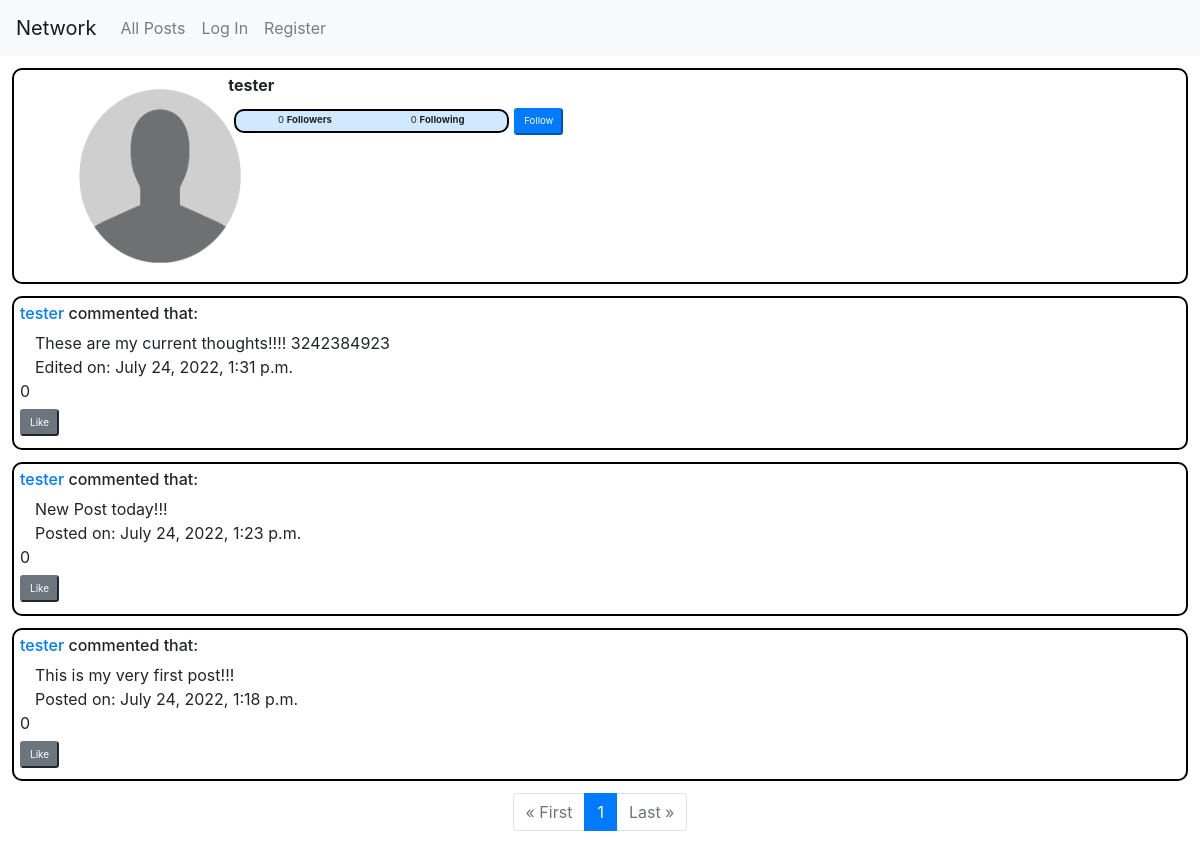
The app's page /profile/3, older data.
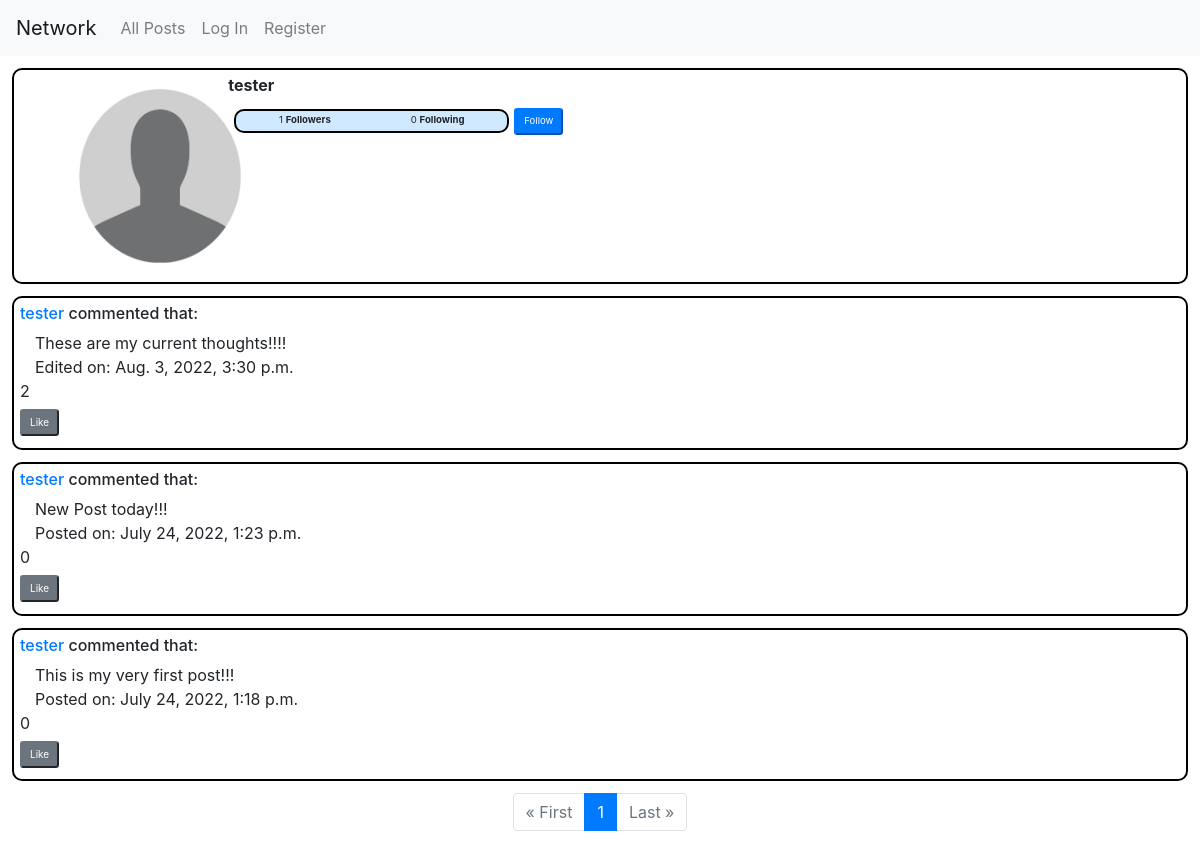
The same page, newer data.
### network/models.py (models this page shows, shortened)
class User(AbstractUser):
    id = models.BigAutoField(primary_key=True)
    following_list = models.ManyToManyField("self", symmetrical=False, blank=True, related_name="Followers")

class Post(models.Model):
    post_id = models.BigAutoField(primary_key=True)
    post_content = models.TextField()
    post_timestamp = models.DateTimeField(auto_now_add=True, verbose_name="Post_Created")
    post_edited = models.BooleanField(default=False)
    post_edited_timestamp = models.DateTimeField(auto_now=True, verbose_name="Post_Edited", null=True, blank=True)    # Only updated for Model.save(). May be empty as may not be edited
    post_num_likes = models.IntegerField(default=0)
    post_likes_list = models.ManyToManyField(User, related_name="Posts_Liked")
    user = models.ForeignKey(User, on_delete=models.CASCADE, related_name="Author")
    class Meta:
        ordering = ['-post_timestamp']

### network/views.py (the view)
# urls.py: path("profile/<int:profile_id>", views.profile, name="profile"),
def profile(request, profile_id):
    requested_profile = UserProfile.objects.filter(profile_id=profile_id)
    requested_user = requested_profile[0]
    requested_user = requested_user.user
    current_user = request.user
    if request.method == "POST":
        current_user_following_list = current_user.following_list
        if request.POST.get("Follow-Button") == "Follow":
            current_user_following_list.add(requested_user)
        elif request.POST.get("Unfollow-Button") == "Unfollow":
            current_user_following_list.remove(requested_user)
        return HttpResponseRedirect(reverse("profile", args=(profile_id, )))    # Gotta make it a Tuple
    else:
        personal_posts = Post.objects.filter(user=requested_user)
        personal_posts_object_list = []
        for object in personal_posts:
            personal_posts_object_list.append(object)
        personal_posts_paginator = Paginator(personal_posts_object_list, 10)  # Object List, then Number of Items per Page
        personal_page_num = request.GET.get('page')
        personal_page_obj = personal_posts_paginator.get_page(personal_page_num)
        follower_num = requested_user.Followers.all().count()
        following_num = requested_user.following_list.all().count()
        return render(request, "network/profile.html", {
            "requested_profile": requested_profile,
            "follower_num": follower_num,
            "following_num": following_num,
            "requested_user": requested_user,
            'personal_page_obj': personal_page_obj
        })

### network/templates/network/profile.html (shortened to what this page needs)
{% extends "network/layout.html" %}
{% load static %}
{% block body %}
    <div class="general-post-profile container-fluid">
        <div id="Profile-Pic" class="left-div col-2 container-fluid">
            {% if requested_profile.profile_picture %}
                {{ requested_profile.profile_picture }}
            {% else %}
                <img src="/media/uploads/Default-Profile.png" alt="Default Profile Picture" width="250" height="200">
            {% endif %}
        </div>
        <div id="Details" class="right-div col-10 container-fluid">
            <h6><strong>{{ requested_user.username }}</strong></h6>
            <div class="follow-div same-line-div">
                <span class="left-div responsive-text">{{ follower_num }} <strong>Followers</strong></span>
                <span class="right-div responsive-text">{{ following_num }} <strong>Following</strong></span>
            </div>
            {% if user != requested_user %}
                <div class="container-fluid">
                    <form method="post" action="{% url 'profile' requested_user.User_Profile.profile_id %}">
                        {% if requested_user in user.following_list.all %}
                            <input type="hidden" value="{{ requested_user.id }}">
                            <button type="submit" class="btn-sm btn-primary button-margins-follow responsive-text" name="Unfollow-Button" value="Unfollow">Unfollow</button>
                        {% else %}
                            <button type="submit" class="btn-sm btn-primary button-margins-follow responsive-text" name="Follow-Button" value="Follow">Follow</button>
                        {% endif %}
                    </form>
                </div>
            {% endif %}
        </div>
    </div>
    {% for post in personal_page_obj %}
        <div class="general-post">
            <h6><a href="{% url 'profile' post.user.User_Profile.profile_id %}">{{ post.user.username }}</a> commented that:</h6>
            <div id="Post-{{ post.post_id }}" class="container-fluid Post-View">
                <div name="Post-Contents" class="Post-Contents" id="Post-Contents-{{ post.post_id }}">
                    {{ post.post_content }}
                </div>
                {% if post.post_edited %}
                    <span id="Post-Edited-Timestamp-{{ post.post_id }}">Edited on: {{ post.post_edited_timestamp }}</span>
                {% else %}
                    <span id="Post-Timestamp-{{ post.post_id }}">Posted on: {{ post.post_timestamp }}</span>
                {% endif %}
            </div>
            <div id="Post-Buttons-{{ post.post_id }}">
                <span id="Num-Likes-{{ post.post_id }}">{{ post.post_num_likes }}</span>
                <div id="Post-Like-Div-{{ post.post_id }}">
                    <button class="btn-sm btn-secondary button-margins Post-Like-Button" id="Post-Like-Button-{{ post.post_id }}" value="{{ post.post_id }}">Like</button>
                </div>
            </div>
        </div>
    {% endfor %}
    <nav>
        <ul class="pagination justify-content-center">
            {% if personal_page_obj.number == 1 %}
                <li class="page-item disabled"><a class="page-link" href="?page=1">&laquo; First</a></li>
            {% else %}
                <li class="page-item"><a class="page-link" href="?page=1">&laquo; First</a></li>
            {% endif %}
                <li class="page-item active"><a class="page-link" href="?page={{ personal_page_obj.number }}">{{ personal_page_obj.number }}</a></li>
            {% if personal_page_obj.number == personal_page_obj.paginator.num_pages %}
                <li class="page-item disabled"><a class="page-link" href="?page={{ personal_page_obj.paginator.num_pages }}">Last &raquo;</a></li>
            {% else %}
                <li class="page-item"><a class="page-link" href="?page={{ personal_page_obj.paginator.num_pages }}">Last &raquo;</a></li>
            {% endif %}
        </ul>
    </nav>
{% endblock %}

### network/templates/network/layout.html (shortened to what this page needs)
{% load static %}
<!DOCTYPE html>
<html lang="en">
    <head>
        <link rel="stylesheet" href="https://stackpath.bootstrapcdn.com/bootstrap/4.4.1/css/bootstrap.min.css">
        <link href="{% static 'network/styles.css' %}" rel="stylesheet">
    </head>
    <body>
        <nav class="navbar navbar-expand-lg navbar-light bg-light">
            <a class="navbar-brand" href="#">Network</a>
            <div>
              <ul class="navbar-nav mr-auto">
                <li class="nav-item">
                  <a class="nav-link" href="{% url 'index' %}">All Posts</a>
                </li>
                {% if user.is_authenticated %}
                    <li class="nav-item">
                        <a class="nav-link" href="{% url 'following' user.id %}">Following</a>
                    </li>
                    <li class="nav-item">
                        <a class="nav-link" href="{% url 'profile' user.User_Profile.profile_id %}">Profile Page</a>
                    </li>
                    <li class="nav-item">
                        <a class="nav-link" href="{% url 'logout' %}">Log Out</a>
                    </li>
                {% else %}
                    <li class="nav-item">
                        <a class="nav-link" href="{% url 'login' %}">Log In</a>
                    </li>
                    <li class="nav-item">
                        <a class="nav-link" href="{% url 'register' %}">Register</a>
                    </li>
                {% endif %}
              </ul>
            </div>
          </nav>
        <div class="body">
            {% block body %}
            {% endblock %}
        </div>
    </body>
</html>

### network/static/network/styles.css (style rules this page uses)
.follow-div, .general-post-profile, .general-post { border: 2px solid black; border-radius: 10px; text-align: left; width: auto; margin: 1%; padding: 0.5%; }
.button-margins-follow, .button-margins-post, .button-margins { margin-top: 0.5%; margin-bottom: 0.5%; vertical-align: middle; font-size: x-small; }
.button-margins-follow { margin-top: 1%; font-size: small; }
.responsive-text { font-size: 0.8vw; }
.general-post-profile { overflow: auto; height: auto; }
.follow-div { overflow: auto; width: 50%; text-align: center; background-color: rgb(209, 233, 255); }
.same-line-div { float: left; }
.left-div, .right-div { width: 50%; float: left; }

Row changes from the older to the newer data that the page shows:
changed Post: post_content "These are my current thoughts!!!! 3242384923" → "These are my current thoughts!!!!"; post_edited_timestamp "July 24, 2022, 1:31 p.m." → "Aug. 3, 2022, 3:30 p.m."; post_num_likes "0" → "2"
Text that changed along with them:
{{ follower_num }}: "0" → "1"
